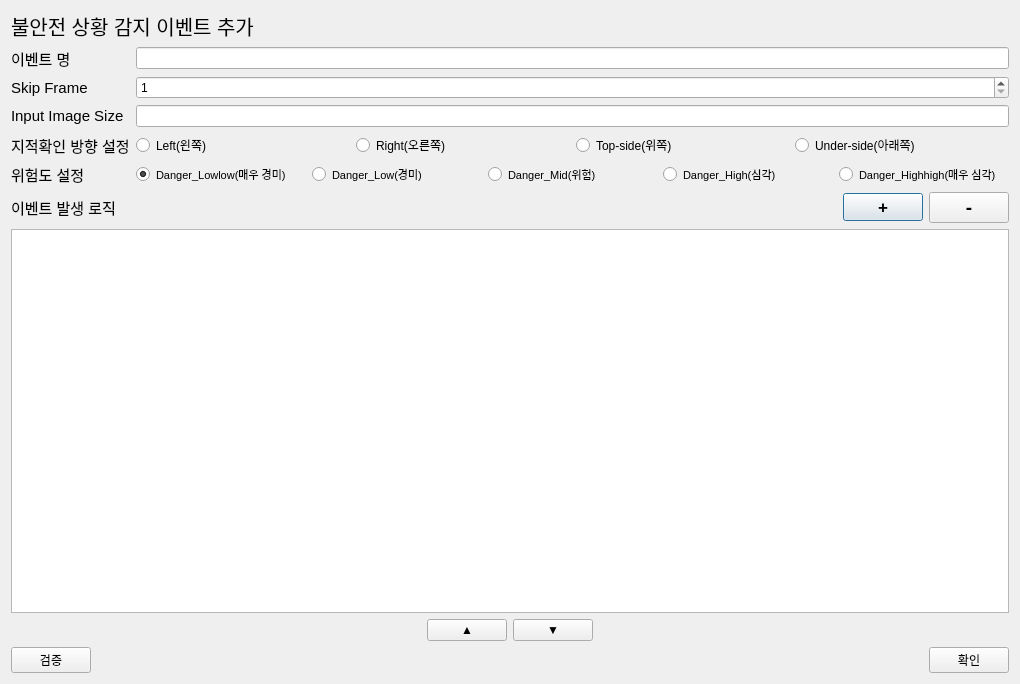
<?xml version="1.0" encoding="UTF-8"?>
<ui version="4.0">
 <class>Dialog</class>
 <widget class="QDialog" name="Dialog">
  <property name="geometry">
   <rect>
    <x>0</x>
    <y>0</y>
    <width>1020</width>
    <height>684</height>
   </rect>
  </property>
  <property name="windowTitle">
   <string>Dialog</string>
  </property>
  <layout class="QGridLayout" name="gridLayout_4">
   <item row="0" column="0">
    <layout class="QGridLayout" name="gridLayout">
     <item row="0" column="0">
      <layout class="QVBoxLayout" name="verticalLayout">
       <item>
        <widget class="QLabel" name="label_2">
         <property name="font">
          <font>
           <pointsize>15</pointsize>
          </font>
         </property>
         <property name="text">
          <string>불안전 상황 감지 이벤트 추가</string>
         </property>
        </widget>
       </item>
       <item>
        <layout class="QGridLayout" name="gridLayout_3">
         <item row="2" column="0">
          <widget class="QLabel" name="label_input_img_size">
           <property name="font">
            <font>
             <pointsize>11</pointsize>
            </font>
           </property>
           <property name="text">
            <string>Input Image Size</string>
           </property>
          </widget>
         </item>
         <item row="2" column="1">
          <widget class="QLineEdit" name="line_edit_input_img_size"/>
         </item>
         <item row="1" column="0">
          <widget class="QLabel" name="label_skip_frame">
           <property name="font">
            <font>
             <pointsize>11</pointsize>
            </font>
           </property>
           <property name="text">
            <string>Skip Frame</string>
           </property>
          </widget>
         </item>
         <item row="5" column="0">
          <widget class="QLabel" name="label_rist_level">
           <property name="font">
            <font>
             <pointsize>11</pointsize>
            </font>
           </property>
           <property name="text">
            <string>위험도 설정</string>
           </property>
          </widget>
         </item>
         <item row="3" column="1">
          <layout class="QHBoxLayout" name="horizontalLayout_5">
           <item>
            <widget class="QRadioButton" name="radio_left">
             <property name="text">
              <string>Left(왼쪽)</string>
             </property>
            </widget>
           </item>
           <item>
            <widget class="QRadioButton" name="radio_right">
             <property name="text">
              <string>Right(오른쪽)</string>
             </property>
            </widget>
           </item>
           <item>
            <widget class="QRadioButton" name="radio_top_side">
             <property name="text">
              <string>Top-side(위쪽)</string>
             </property>
            </widget>
           </item>
           <item>
            <widget class="QRadioButton" name="radio_under_side">
             <property name="text">
              <string>Under-side(아래쪽)</string>
             </property>
            </widget>
           </item>
          </layout>
         </item>
         <item row="0" column="0">
          <widget class="QLabel" name="label_event_name">
           <property name="font">
            <font>
             <pointsize>11</pointsize>
            </font>
           </property>
           <property name="text">
            <string>이벤트 명</string>
           </property>
          </widget>
         </item>
         <item row="1" column="1">
          <widget class="QSpinBox" name="spinbox_skip_frame">
           <property name="minimum">
            <number>1</number>
           </property>
           <property name="maximum">
            <number>60</number>
           </property>
          </widget>
         </item>
         <item row="0" column="1">
          <widget class="QLineEdit" name="line_edit_event_name"/>
         </item>
         <item row="3" column="0">
          <widget class="QLabel" name="label">
           <property name="font">
            <font>
             <pointsize>11</pointsize>
            </font>
           </property>
           <property name="text">
            <string>지적확인 방향 설정</string>
           </property>
          </widget>
         </item>
         <item row="5" column="1">
          <layout class="QHBoxLayout" name="horizontalLayout_4">
           <item>
            <widget class="QRadioButton" name="radio_danger_lowlow">
             <property name="font">
              <font>
               <pointsize>8</pointsize>
              </font>
             </property>
             <property name="text">
              <string>Danger_Lowlow(매우 경미)</string>
             </property>
             <property name="checked">
              <bool>true</bool>
             </property>
            </widget>
           </item>
           <item>
            <widget class="QRadioButton" name="radio_danger_low">
             <property name="font">
              <font>
               <pointsize>8</pointsize>
              </font>
             </property>
             <property name="text">
              <string>Danger_Low(경미)</string>
             </property>
            </widget>
           </item>
           <item>
            <widget class="QRadioButton" name="radio_danger_mid">
             <property name="font">
              <font>
               <pointsize>8</pointsize>
              </font>
             </property>
             <property name="text">
              <string>Danger_Mid(위험)</string>
             </property>
            </widget>
           </item>
           <item>
            <widget class="QRadioButton" name="radio_danger_high">
             <property name="font">
              <font>
               <pointsize>8</pointsize>
              </font>
             </property>
             <property name="text">
              <string>Danger_High(심각)</string>
             </property>
            </widget>
           </item>
           <item>
            <widget class="QRadioButton" name="radio_danger_highhigh">
             <property name="font">
              <font>
               <pointsize>8</pointsize>
              </font>
             </property>
             <property name="text">
              <string>Danger_Highhigh(매우 심각)</string>
             </property>
            </widget>
           </item>
          </layout>
         </item>
        </layout>
       </item>
      </layout>
     </item>
     <item row="1" column="0">
      <layout class="QHBoxLayout" name="horizontalLayout" stretch="0,0,0,0">
       <item>
        <widget class="QLabel" name="label_event_process_logic">
         <property name="font">
          <font>
           <pointsize>11</pointsize>
          </font>
         </property>
         <property name="text">
          <string>이벤트 발생 로직</string>
         </property>
        </widget>
       </item>
       <item>
        <spacer name="horizontalSpacer">
         <property name="orientation">
          <enum>Qt::Orientation::Horizontal</enum>
         </property>
         <property name="sizeHint" stdset="0">
          <size>
           <width>40</width>
           <height>20</height>
          </size>
         </property>
        </spacer>
       </item>
       <item>
        <widget class="QPushButton" name="button_add_event_process">
         <property name="font">
          <font>
           <pointsize>13</pointsize>
           <bold>true</bold>
          </font>
         </property>
         <property name="text">
          <string>+</string>
         </property>
        </widget>
       </item>
       <item>
        <widget class="QPushButton" name="button_del_event_process">
         <property name="font">
          <font>
           <pointsize>14</pointsize>
           <bold>true</bold>
          </font>
         </property>
         <property name="text">
          <string>-</string>
         </property>
        </widget>
       </item>
      </layout>
     </item>
     <item row="3" column="0">
      <layout class="QHBoxLayout" name="horizontalLayout_2">
       <item>
        <spacer name="horizontalSpacer_2">
         <property name="orientation">
          <enum>Qt::Orientation::Horizontal</enum>
         </property>
         <property name="sizeHint" stdset="0">
          <size>
           <width>40</width>
           <height>20</height>
          </size>
         </property>
        </spacer>
       </item>
       <item>
        <widget class="QPushButton" name="button_event_up">
         <property name="text">
          <string>▲</string>
         </property>
        </widget>
       </item>
       <item>
        <widget class="QPushButton" name="button_event_down">
         <property name="text">
          <string>▼</string>
         </property>
        </widget>
       </item>
       <item>
        <spacer name="horizontalSpacer_3">
         <property name="orientation">
          <enum>Qt::Orientation::Horizontal</enum>
         </property>
         <property name="sizeHint" stdset="0">
          <size>
           <width>40</width>
           <height>20</height>
          </size>
         </property>
        </spacer>
       </item>
      </layout>
     </item>
     <item row="2" column="0">
      <widget class="QListWidget" name="listwidget_logic_list"/>
     </item>
     <item row="6" column="0">
      <layout class="QHBoxLayout" name="horizontalLayout_3">
       <item>
        <widget class="QPushButton" name="button_val">
         <property name="text">
          <string>검증</string>
         </property>
        </widget>
       </item>
       <item>
        <spacer name="horizontalSpacer_4">
         <property name="orientation">
          <enum>Qt::Orientation::Horizontal</enum>
         </property>
         <property name="sizeHint" stdset="0">
          <size>
           <width>40</width>
           <height>20</height>
          </size>
         </property>
        </spacer>
       </item>
       <item>
        <widget class="QPushButton" name="button_add_event_data">
         <property name="text">
          <string>확인</string>
         </property>
        </widget>
       </item>
      </layout>
     </item>
    </layout>
   </item>
  </layout>
 </widget>
 <resources/>
 <connections/>
</ui>
